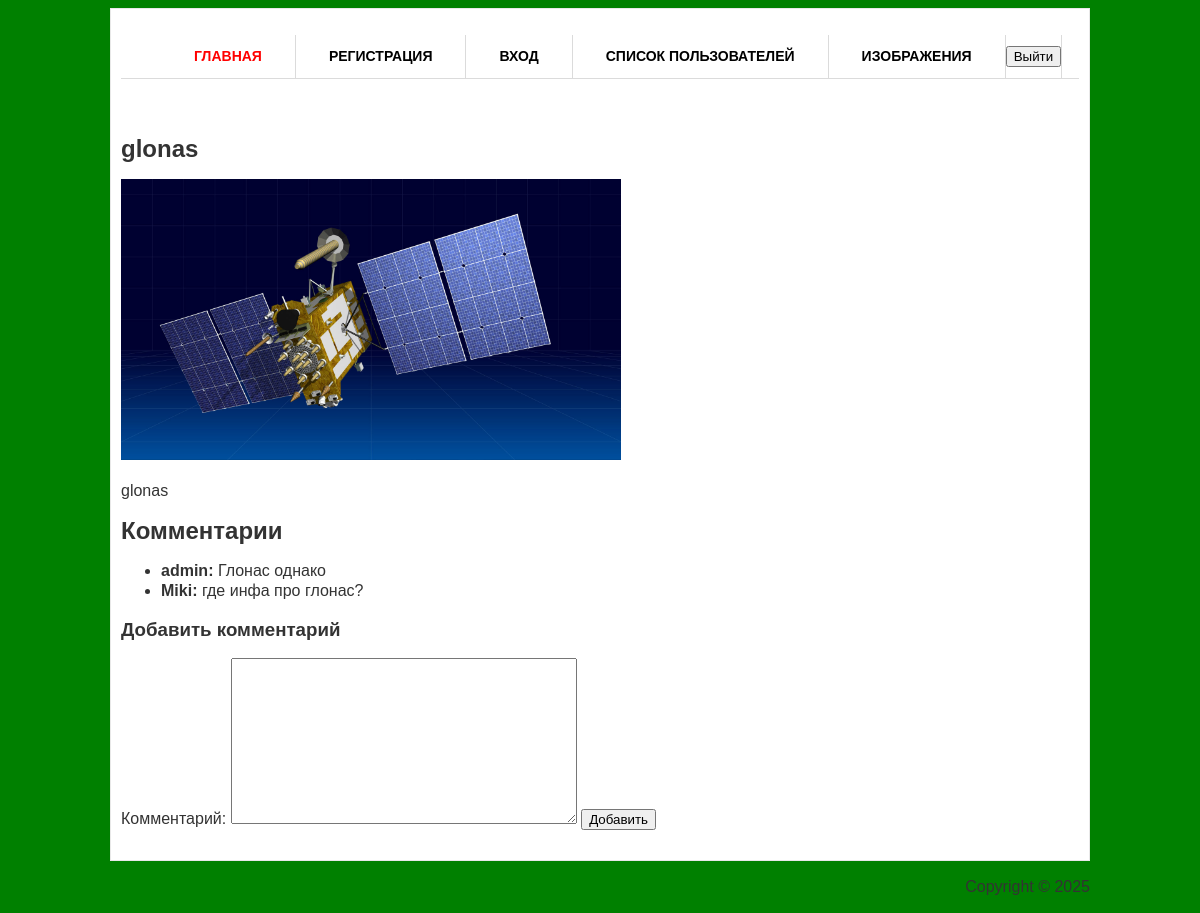
Page /images/5/ (signed in) on the committed database.
### image_share/models.py (models this page shows, shortened)
class Image(models.Model):
    image = models.ImageField(upload_to='media/')
    title = models.CharField(max_length=100, verbose_name="Название")
    description = models.TextField(blank=True, verbose_name="Описание")
    user = models.ForeignKey(settings.AUTH_USER_MODEL, on_delete=models.CASCADE, related_name='image')
    created_at = models.DateTimeField(auto_now_add=True)

class Comment(models.Model):
    image = models.ForeignKey(Image, on_delete=models.CASCADE, related_name='comments')
    user = models.ForeignKey(settings.AUTH_USER_MODEL, on_delete=models.CASCADE, related_name='comments')
    content = models.TextField(verbose_name="Комментарий")
    created_at = models.DateTimeField(auto_now_add=True)

class CustomUser(AbstractUser):
    birth_date = models.DateField(verbose_name='Дата рождения', blank=True, null=True)
    class Meta:
        verbose_name = 'Профиль пользователя'
        verbose_name_plural = 'Профили пользователей'

### image_share/views.py (the view)
# urls.py: path('images/<int:pk>/', image_detail, name='image_detail'),
@login_required
def image_detail(request, pk):
    image = get_object_or_404(Image, pk=pk)  # получение объекта или возвращение ошибки в случае его отсутствия
    comments = image.comments.all()  # получение всех связанных комментариев
    if request.method == 'POST':
        form = CommentForm(request.POST)
        if form.is_valid():
            comment = form.save(commit=False)
            comment.image = image
            comment.user = request.user
            comment.save()
            return redirect('image_detail', pk=pk)
    else:
        form = CommentForm()
    return render(request, 'image_detail.html', {'image': image, 'comments': comments, 'form': form})

### image_share/forms.py
class CommentForm(forms.ModelForm):
    class Meta:
        model = Comment
        fields = ['content']
        labels = {
            'content': 'Комментарий',
        }
        widgets = {
            'content': forms.Textarea(),
        }

### templates/image_detail.html (shortened to what this page needs)
{% extends 'base.html' %}
		{% block content %}
		<h2>{{ image.title }}</h2>
        <img src="{{ image.image.url }}" alt="{{ image.title }}" width="500">
        <p>{{ image.description }}</p>
        <h2>Комментарии</h2>
        <ul>
            {% for comment in comments %}
                <li><strong>{{ comment.user.username }}:</strong> {{ comment.content }}</li>
            {% empty %}
                <li>Комментариев пока нет.</li>
            {% endfor %}
        </ul>
        <h3>Добавить комментарий</h3>
        <form method="post">
            {{ form.as_table }}
            <button type="submit">Добавить</button>
        </form>
		{% endblock %}

### static/css/style.css (style rules this page uses)
body { font-size: 16px; line-height: 20px; font-family: Georgia, Arial, Helvetica, Sans-Serif; color: #333; background: url() repeat 0 0; background-color: green; }
input, textarea, select { font-family: Arial, Helvetica, sans-serif; font-size:14px; }
textarea { overflow:auto; }

### rows in the picture
Image: title "glonas", image (picture), description "glonas"
Comment: user.username "admin", content "Глонас однако"
Comment: user.username "Miki", content "где инфа про глонас?"
